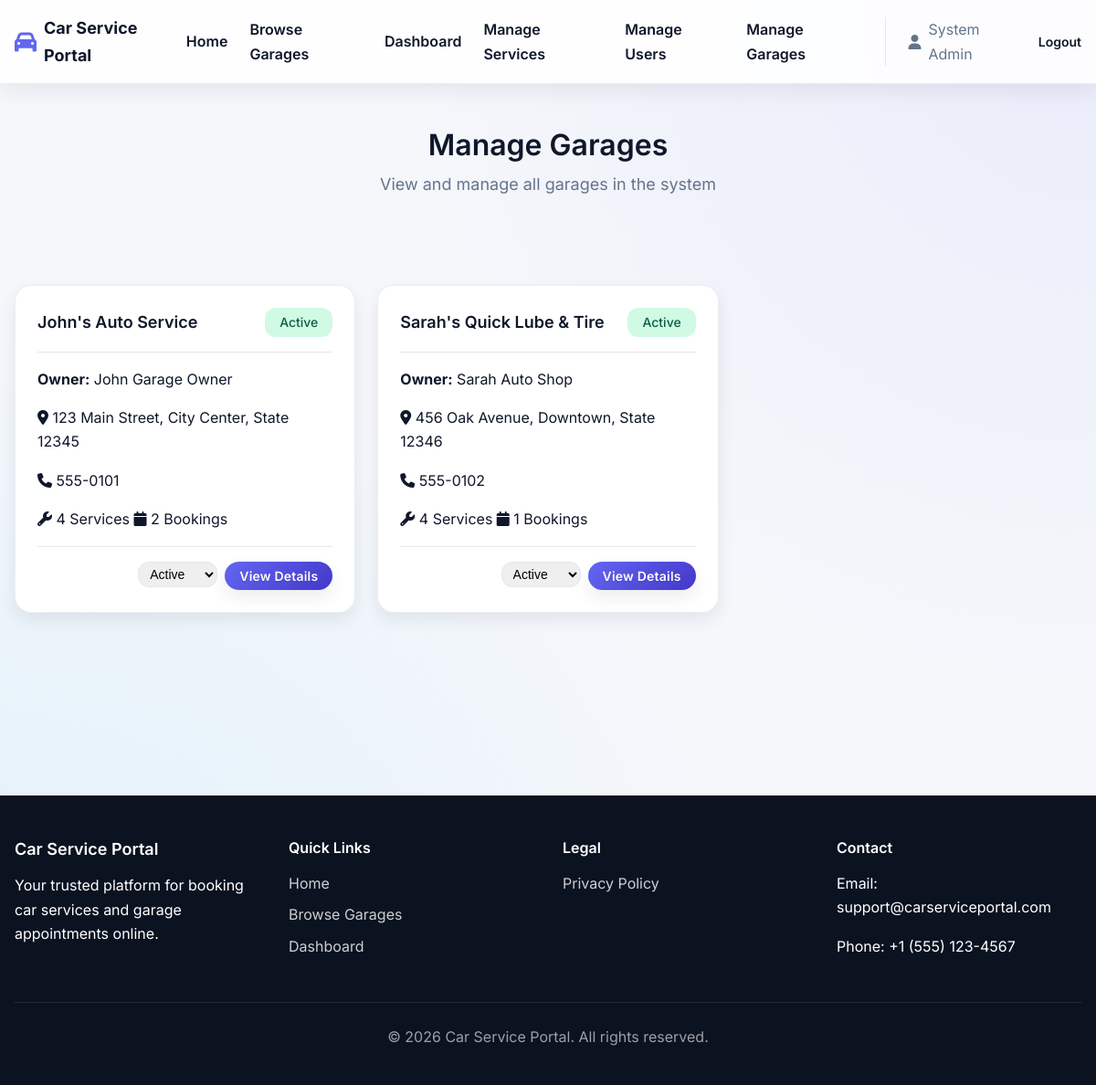
The page /admin/garages.php (signed in) on the database its author committed.
### tables this page shows
CREATE TABLE IF NOT EXISTS garages (
    id INT AUTO_INCREMENT PRIMARY KEY,
    owner_user_id INT NOT NULL,
    name VARCHAR(200) NOT NULL,
    address TEXT NOT NULL,
    phone VARCHAR(20) NOT NULL,
    email VARCHAR(100),
    description TEXT,
    status ENUM('active', 'inactive') NOT NULL DEFAULT 'active',
    created_at TIMESTAMP DEFAULT CURRENT_TIMESTAMP,
    updated_at TIMESTAMP DEFAULT CURRENT_TIMESTAMP ON UPDATE CURRENT_TIMESTAMP,
    FOREIGN KEY (owner_user_id) REFERENCES users(id) ON DELETE CASCADE,
    INDEX idx_owner (owner_user_id),
    INDEX idx_status (status)
);

CREATE TABLE IF NOT EXISTS users (
    id INT AUTO_INCREMENT PRIMARY KEY,
    name VARCHAR(100) NOT NULL,
    email VARCHAR(100) NOT NULL UNIQUE,
    password_hash VARCHAR(255) NOT NULL,
    role ENUM('customer', 'garage_owner', 'admin') NOT NULL DEFAULT 'customer',
    status ENUM('active', 'inactive') NOT NULL DEFAULT 'active',
    created_at TIMESTAMP DEFAULT CURRENT_TIMESTAMP,
    updated_at TIMESTAMP DEFAULT CURRENT_TIMESTAMP ON UPDATE CURRENT_TIMESTAMP,
    INDEX idx_email (email),
    INDEX idx_role (role)
);

### public/admin/garages.php (the view, shortened to what this page needs)
<?php
$pdo = getDBConnection();
$stmt = $pdo->query("SELECT g.*, u.name as owner_name,
                     (SELECT COUNT(*) FROM services WHERE garage_id = g.id AND status = 'active') as service_count,
                     (SELECT COUNT(*) FROM bookings WHERE garage_id = g.id) as booking_count
                     FROM garages g
                     JOIN users u ON g.owner_user_id = u.id
                     ORDER BY g.created_at DESC");
$garages = $stmt->fetchAll();
include __DIR__ . '/../../includes/header.php';
?>
<main class="main-content py-12">
    <div class="container max-w-6xl mx-auto px-4">
        <div class="page-header text-center">
            <h1 class="page-title text-3xl font-semibold text-slate-900">Manage Garages</h1>
            <p class="page-subtitle text-sm text-slate-500">View and manage all garages in the system</p>
        </div>
        <div class="garages-section">
            <?php if (empty($garages)): ?>
                <div class="empty-state">
                    <i class="fas fa-building"></i>
                    <p>No garages found.</p>
                </div>
            <?php else: ?>
                <div class="garages-grid mt-6 grid gap-6 md:grid-cols-2 lg:grid-cols-3">
                    <?php foreach ($garages as $garage): ?>
                        <div class="garage-card rounded-2xl border border-slate-200 bg-white p-6 shadow-sm">
                            <div class="garage-header flex items-center justify-between border-b border-slate-100 pb-3">
                                <h3 class="text-lg font-semibold text-slate-900"><?php echo htmlspecialchars($garage['name']); ?></h3>
                                <span class="garage-status status-<?php echo $garage['status']; ?>">
                                    <?php echo ucfirst($garage['status']); ?>
                                </span>
                            </div>
                            <div class="garage-body mt-3 text-sm text-slate-600">
                                <p><strong>Owner:</strong> <?php echo htmlspecialchars($garage['owner_name']); ?></p>
                                <p class="garage-address flex items-center gap-2">
                                    <i class="fas fa-map-marker-alt text-blue-600"></i>
                                    <?php echo htmlspecialchars($garage['address']); ?>
                                </p>
                                <p class="garage-phone flex items-center gap-2">
                                    <i class="fas fa-phone text-blue-600"></i>
                                    <?php echo htmlspecialchars($garage['phone']); ?>
                                </p>
                                <div class="garage-stats mt-4 flex flex-wrap gap-2 text-xs text-slate-500">
                                    <span class="stat-item flex items-center gap-2 rounded-full bg-slate-100 px-3 py-1">
                                        <i class="fas fa-wrench text-blue-600"></i>
                                        <?php echo $garage['service_count']; ?> Services
                                    </span>
                                    <span class="stat-item flex items-center gap-2 rounded-full bg-slate-100 px-3 py-1">
                                        <i class="fas fa-calendar text-blue-600"></i>
                                        <?php echo $garage['booking_count']; ?> Bookings
                                    </span>
                                </div>
                            </div>
                            <div class="garage-footer mt-4 flex items-center justify-between">
                                <form method="POST" action="" style="display: inline;">
                                    <select name="status" onchange="this.form.submit()" class="status-select rounded-lg border border-slate-200 px-2 py-1 text-xs">
                                        <option value="active" <?php echo $garage['status'] === 'active' ? 'selected' : ''; ?>>Active</option>
                                    </select>
                                </form>
                                <a href="/garage_detail.php?id=<?php echo $garage['id']; ?>" class="btn btn-sm btn-primary rounded-xl bg-blue-600 px-3 py-2 text-white hover:bg-blue-700">View Details</a>
                            </div>
                        </div>
                    <?php endforeach; ?>
                </div>
            <?php endif; ?>
        </div>
    </div>
</main>
<?php include __DIR__ . '/../../includes/footer.php'; ?>

### rows shown on the page
garages: name "John's Auto Service", status "Active", owner_user.name "John Garage Owner", address "123 Main Street, City Center, State 12345", phone "555-0101", service_count "4", booking_count "2"
garages: name "Sarah's Quick Lube & Tire", status "Active", owner_user.name "Sarah Auto Shop", address "456 Oak Avenue, Downtown, State 12346", phone "555-0102", service_count "4", booking_count "1"

### other values the page prints
$_SESSION['user_name'] "System Admin"
